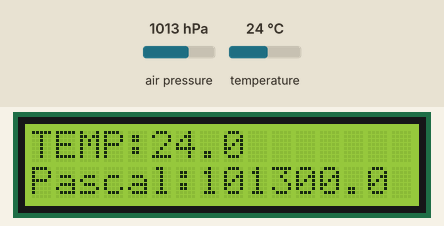
Recording of a program running on a simulated Raspberry Pi Pico running MicroPython. Shown: 16×2 character LCD. The test bench sets the inputs (shaded band); at power-on: air pressure 1013 hPa, temperature 24 °C. Library files of the repository ran but are not shown: bmp280.py, machine_i2c_lcd.py.

Above: at 2.2 s.
2.3 s: air pressure set to 952 hPa
At 4.5 s:
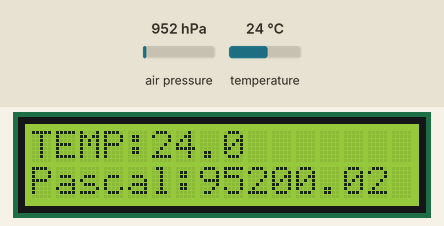
6.3 s: temperature set to 12 °C
At 8.4 s:
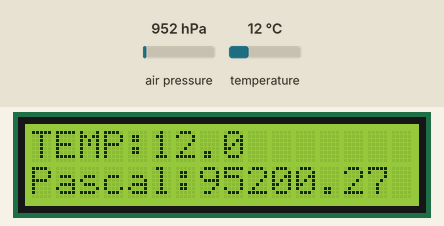
10.3 s: air pressure set to 975 hPa
At 12.2 s:
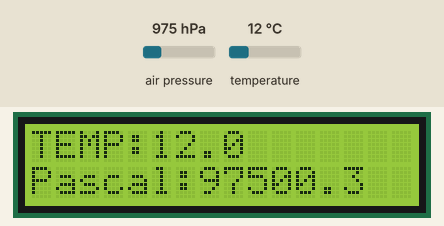
14.3 s: temperature set to 19 °C
At 16.0 s:
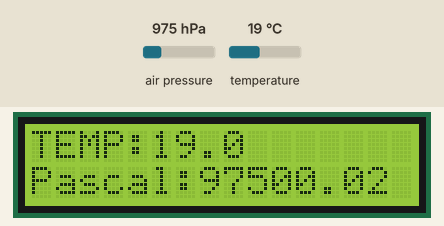
Timing chart, 0 to 17.5 s (numbered marks = the images above; inputs shaded):
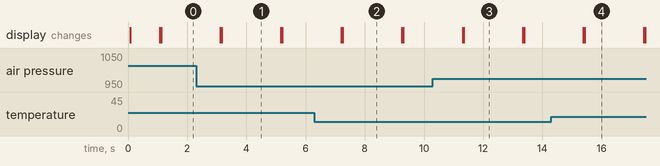

Measured:
- after the input at 2.3 s, the display: first differs from a run without the input after 0.87 s (image 1)
- after the input at 6.3 s, the display: first differs from a run without the input after 0.96 s (image 2)
- after the input at 10.3 s, the display: first differs from a run without the input after 1.0 s (image 3)
- after the input at 14.3 s, the display: first differs from a run without the input after 1.1 s (image 4)
- what the display in image 1 shows lasts 2.0 s, from 3.2 s to 5.2 s

The program:

Project_27_LCD1602_BMP280.py
```python
from machine import Pin, I2C, ADC
import utime as time
from bmp280 import *
from machine_i2c_lcd import I2cLcd

# LCD1602 I2C
lcd_bus = I2C(0, scl=Pin(1), sda=Pin(0), freq=200000)
addr = lcd_bus.scan()[0]
lcd = I2cLcd(lcd_bus, addr, 2, 16)
lcd.putstr("WELCOME TO PICO\n")
time.sleep(1)
lcd.clear()
# BMP280 I2C
bmp_bus = I2C(1, scl=Pin(15), sda=Pin(14), freq=200000)

bmp = BMP280(bmp_bus)

bmp.use_case(BMP280_CASE_WEATHER)
bmp.oversample(BMP280_OS_HIGH)

bmp.temp_os = BMP280_TEMP_OS_8
bmp.press_os = BMP280_PRES_OS_4

bmp.standby = BMP280_STANDBY_250
bmp.iir = BMP280_IIR_FILTER_2

bmp.spi3w = BMP280_SPI3W_ON
# or
bmp.force_measure()

bmp.power_mode = BMP280_POWER_NORMAL
# or
bmp.normal_measure()

bmp.power_mode = BMP280_POWER_SLEEP
# or
bmp.sleep()


while True:
    temp = bmp.temperature
    press = bmp.pressure
    lcd.putstr("TEMP:{}\n".format(temp))
    lcd.putstr("Pascal:{}".format(press))
    time.sleep(2)
    lcd.clear()
```
